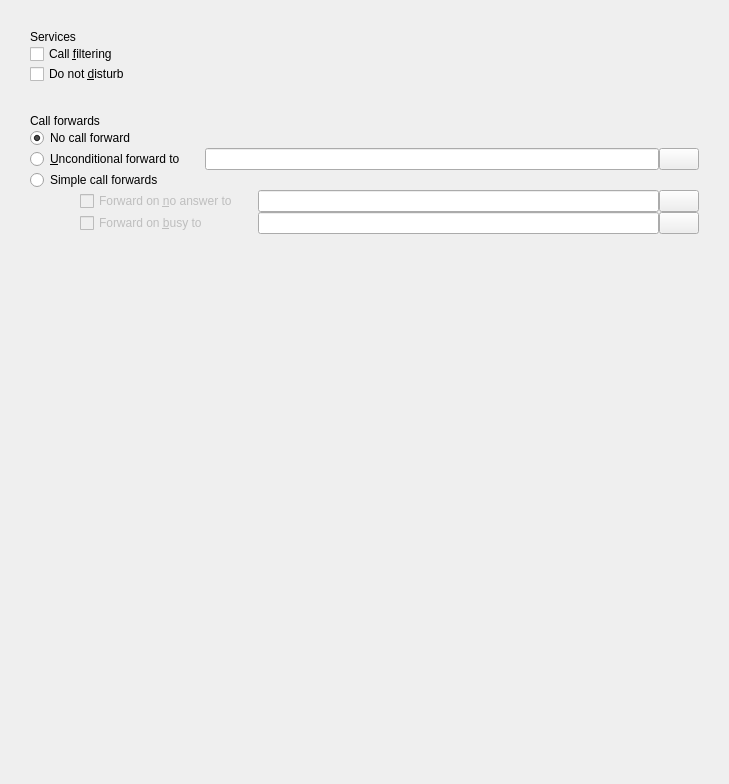
<?xml version="1.0" encoding="UTF-8"?>
<ui version="4.0">
 <class>ServicesWidget</class>
 <widget class="QWidget" name="ServicesWidget">
  <property name="enabled">
   <bool>true</bool>
  </property>
  <property name="geometry">
   <rect>
    <x>0</x>
    <y>0</y>
    <width>729</width>
    <height>784</height>
   </rect>
  </property>
  <property name="windowTitle">
   <string notr="true">Form</string>
  </property>
  <property name="styleSheet">
   <string notr="true"/>
  </property>
  <property name="qss_tags" stdset="0">
   <stringlist notr="true">
    <string>xlet_frame</string>
   </stringlist>
  </property>
  <layout class="QVBoxLayout" name="verticalLayout">
   <property name="spacing">
    <number>0</number>
   </property>
   <property name="leftMargin">
    <number>30</number>
   </property>
   <property name="topMargin">
    <number>30</number>
   </property>
   <property name="rightMargin">
    <number>30</number>
   </property>
   <property name="bottomMargin">
    <number>30</number>
   </property>
   <item>
    <widget class="QLabel" name="services_label">
     <property name="text">
      <string>Services</string>
     </property>
     <property name="indent">
      <number>0</number>
     </property>
     <property name="qss_tags" stdset="0">
      <stringlist notr="true">
       <string>xlet_h1</string>
      </stringlist>
     </property>
    </widget>
   </item>
   <item>
    <layout class="QVBoxLayout" name="verticalLayout_5">
     <property name="spacing">
      <number>0</number>
     </property>
     <property name="bottomMargin">
      <number>0</number>
     </property>
     <item>
      <widget class="QCheckBox" name="call_filtering_checkbox">
       <property name="enabled">
        <bool>true</bool>
       </property>
       <property name="text">
        <string>Call &amp;filtering</string>
       </property>
       <property name="qss_tags" stdset="0">
        <stringlist notr="true">
         <string>xlet_list</string>
        </stringlist>
       </property>
      </widget>
     </item>
     <item>
      <widget class="QCheckBox" name="dnd_checkbox">
       <property name="text">
        <string>Do not &amp;disturb</string>
       </property>
       <property name="qss_tags" stdset="0">
        <stringlist notr="true">
         <string>xlet_list</string>
        </stringlist>
       </property>
      </widget>
     </item>
     <item>
      <spacer name="verticalSpacer_2">
       <property name="orientation">
        <enum>Qt::Vertical</enum>
       </property>
       <property name="sizeType">
        <enum>QSizePolicy::Maximum</enum>
       </property>
       <property name="sizeHint" stdset="0">
        <size>
         <width>20</width>
         <height>30</height>
        </size>
       </property>
      </spacer>
     </item>
    </layout>
   </item>
   <item>
    <widget class="QLabel" name="call_forwards_label">
     <property name="text">
      <string>Call forwards</string>
     </property>
     <property name="indent">
      <number>0</number>
     </property>
     <property name="qss_tags" stdset="0">
      <stringlist notr="true">
       <string>xlet_h2</string>
      </stringlist>
     </property>
    </widget>
   </item>
   <item>
    <layout class="QGridLayout" name="gridLayout">
     <item row="2" column="1">
      <spacer name="horizontalSpacer_5">
       <property name="orientation">
        <enum>Qt::Horizontal</enum>
       </property>
       <property name="sizeType">
        <enum>QSizePolicy::Fixed</enum>
       </property>
       <property name="sizeHint" stdset="0">
        <size>
         <width>20</width>
         <height>20</height>
        </size>
       </property>
      </spacer>
     </item>
     <item row="3" column="0">
      <widget class="QRadioButton" name="fwdsimple_radiobutton">
       <property name="text">
        <string>Simple call forwards</string>
       </property>
       <property name="qss_tags" stdset="0">
        <stringlist notr="true">
         <string>xlet_list</string>
        </stringlist>
       </property>
      </widget>
     </item>
     <item row="2" column="2">
      <widget class="QFrame" name="fwdunc_input_button_group">
       <property name="styleSheet">
        <string notr="true">border: </string>
       </property>
       <property name="qss_tags" stdset="0">
        <stringlist notr="true">
         <string>input_button</string>
        </stringlist>
       </property>
       <layout class="QHBoxLayout" name="horizontalLayout_2">
        <property name="spacing">
         <number>0</number>
        </property>
        <property name="leftMargin">
         <number>0</number>
        </property>
        <property name="topMargin">
         <number>0</number>
        </property>
        <property name="rightMargin">
         <number>0</number>
        </property>
        <property name="bottomMargin">
         <number>0</number>
        </property>
        <item>
         <widget class="QLineEdit" name="fwdunc_input">
          <property name="qss_tags" stdset="0">
           <stringlist notr="true">
            <string>styled</string>
           </stringlist>
          </property>
         </widget>
        </item>
        <item>
         <widget class="QPushButton" name="fwdunc_button">
          <property name="text">
           <string notr="true"/>
          </property>
          <property name="icon">
           <iconset resource="../../../xivoclient.qrc">
            <normaloff>:/images/search-regular.svg</normaloff>:/images/search-regular.svg</iconset>
          </property>
          <property name="qss_tags" stdset="0">
           <stringlist notr="true">
            <string>black</string>
            <string>styled</string>
           </stringlist>
          </property>
         </widget>
        </item>
       </layout>
      </widget>
     </item>
     <item row="2" column="0">
      <widget class="QRadioButton" name="fwdunc_radiobutton">
       <property name="text">
        <string>&amp;Unconditional forward to</string>
       </property>
       <property name="checked">
        <bool>false</bool>
       </property>
       <property name="qss_tags" stdset="0">
        <stringlist notr="true">
         <string>xlet_list</string>
        </stringlist>
       </property>
      </widget>
     </item>
     <item row="1" column="0">
      <widget class="QRadioButton" name="nofwd_radiobutton">
       <property name="minimumSize">
        <size>
         <width>0</width>
         <height>0</height>
        </size>
       </property>
       <property name="text">
        <string>No call forward</string>
       </property>
       <property name="checked">
        <bool>true</bool>
       </property>
       <property name="qss_tags" stdset="0">
        <stringlist notr="true">
         <string>xlet_list</string>
        </stringlist>
       </property>
      </widget>
     </item>
    </layout>
   </item>
   <item>
    <layout class="QGridLayout" name="gridLayout_2">
     <item row="6" column="3">
      <widget class="QFrame" name="fwdna_input_button_group">
       <property name="qss_tags" stdset="0">
        <stringlist notr="true">
         <string>input_button</string>
        </stringlist>
       </property>
       <layout class="QHBoxLayout" name="horizontalLayout_7">
        <property name="spacing">
         <number>0</number>
        </property>
        <property name="leftMargin">
         <number>0</number>
        </property>
        <property name="topMargin">
         <number>0</number>
        </property>
        <property name="rightMargin">
         <number>0</number>
        </property>
        <property name="bottomMargin">
         <number>0</number>
        </property>
        <item>
         <widget class="QLineEdit" name="fwdna_input">
          <property name="qss_tags" stdset="0">
           <stringlist notr="true">
            <string>styled</string>
           </stringlist>
          </property>
         </widget>
        </item>
        <item>
         <widget class="QPushButton" name="fwdna_button">
          <property name="text">
           <string notr="true"/>
          </property>
          <property name="icon">
           <iconset resource="../../../xivoclient.qrc">
            <normaloff>:/images/search-regular.svg</normaloff>:/images/search-regular.svg</iconset>
          </property>
          <property name="qss_tags" stdset="0">
           <stringlist notr="true">
            <string>black</string>
            <string>styled</string>
           </stringlist>
          </property>
         </widget>
        </item>
       </layout>
      </widget>
     </item>
     <item row="7" column="2">
      <spacer name="horizontalSpacer">
       <property name="orientation">
        <enum>Qt::Horizontal</enum>
       </property>
       <property name="sizeType">
        <enum>QSizePolicy::Fixed</enum>
       </property>
       <property name="sizeHint" stdset="0">
        <size>
         <width>20</width>
         <height>20</height>
        </size>
       </property>
      </spacer>
     </item>
     <item row="6" column="2">
      <spacer name="horizontalSpacer_4">
       <property name="orientation">
        <enum>Qt::Horizontal</enum>
       </property>
       <property name="sizeType">
        <enum>QSizePolicy::Fixed</enum>
       </property>
       <property name="sizeHint" stdset="0">
        <size>
         <width>20</width>
         <height>20</height>
        </size>
       </property>
      </spacer>
     </item>
     <item row="7" column="3">
      <widget class="QFrame" name="fwdbusy_input_button_group">
       <property name="qss_tags" stdset="0">
        <stringlist notr="true">
         <string>input_button</string>
        </stringlist>
       </property>
       <layout class="QHBoxLayout" name="horizontalLayout_6">
        <property name="spacing">
         <number>0</number>
        </property>
        <property name="leftMargin">
         <number>0</number>
        </property>
        <property name="topMargin">
         <number>0</number>
        </property>
        <property name="rightMargin">
         <number>0</number>
        </property>
        <property name="bottomMargin">
         <number>0</number>
        </property>
        <item>
         <widget class="QLineEdit" name="fwdbusy_input">
          <property name="qss_tags" stdset="0">
           <stringlist notr="true">
            <string>styled</string>
           </stringlist>
          </property>
         </widget>
        </item>
        <item>
         <widget class="QPushButton" name="fwdbusy_button">
          <property name="text">
           <string notr="true"/>
          </property>
          <property name="icon">
           <iconset resource="../../../xivoclient.qrc">
            <normaloff>:/images/search-regular.svg</normaloff>:/images/search-regular.svg</iconset>
          </property>
          <property name="qss_tags" stdset="0">
           <stringlist notr="true">
            <string>black</string>
            <string>styled</string>
           </stringlist>
          </property>
         </widget>
        </item>
       </layout>
      </widget>
     </item>
     <item row="7" column="1">
      <widget class="QCheckBox" name="fwdbusy_checkbox">
       <property name="enabled">
        <bool>false</bool>
       </property>
       <property name="text">
        <string>Forward on &amp;busy to</string>
       </property>
       <property name="qss_tags" stdset="0">
        <stringlist notr="true">
         <string>xlet_sub_list</string>
        </stringlist>
       </property>
      </widget>
     </item>
     <item row="7" column="0">
      <spacer name="horizontalSpacer_2">
       <property name="orientation">
        <enum>Qt::Horizontal</enum>
       </property>
       <property name="sizeType">
        <enum>QSizePolicy::Fixed</enum>
       </property>
       <property name="sizeHint" stdset="0">
        <size>
         <width>50</width>
         <height>20</height>
        </size>
       </property>
      </spacer>
     </item>
     <item row="6" column="1">
      <widget class="QCheckBox" name="fwdna_checkbox">
       <property name="enabled">
        <bool>false</bool>
       </property>
       <property name="text">
        <string>Forward on &amp;no answer to</string>
       </property>
       <property name="qss_tags" stdset="0">
        <stringlist notr="true">
         <string>xlet_sub_list</string>
        </stringlist>
       </property>
      </widget>
     </item>
     <item row="6" column="0">
      <spacer name="horizontalSpacer_3">
       <property name="orientation">
        <enum>Qt::Horizontal</enum>
       </property>
       <property name="sizeType">
        <enum>QSizePolicy::Fixed</enum>
       </property>
       <property name="sizeHint" stdset="0">
        <size>
         <width>50</width>
         <height>20</height>
        </size>
       </property>
      </spacer>
     </item>
    </layout>
   </item>
   <item>
    <spacer name="verticalSpacer">
     <property name="orientation">
      <enum>Qt::Vertical</enum>
     </property>
     <property name="sizeHint" stdset="0">
      <size>
       <width>20</width>
       <height>40</height>
      </size>
     </property>
    </spacer>
   </item>
  </layout>
 </widget>
 <tabstops>
  <tabstop>call_filtering_checkbox</tabstop>
  <tabstop>dnd_checkbox</tabstop>
  <tabstop>nofwd_radiobutton</tabstop>
  <tabstop>fwdunc_radiobutton</tabstop>
  <tabstop>fwdunc_input</tabstop>
  <tabstop>fwdunc_button</tabstop>
  <tabstop>fwdsimple_radiobutton</tabstop>
  <tabstop>fwdna_checkbox</tabstop>
  <tabstop>fwdna_input</tabstop>
  <tabstop>fwdna_button</tabstop>
  <tabstop>fwdbusy_checkbox</tabstop>
  <tabstop>fwdbusy_input</tabstop>
  <tabstop>fwdbusy_button</tabstop>
 </tabstops>
 <resources>
  <include location="../../../xivoclient.qrc"/>
 </resources>
 <connections/>
</ui>
